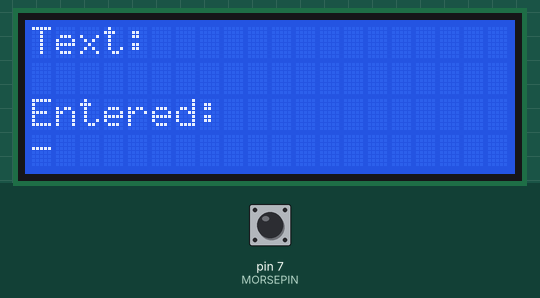
A sketch run on a simulated Arduino Uno, built with avr-gcc and run on an emulated ATmega328P. Parts: 20×4 character LCD. The inputs (shaded band) are chosen by the test bench; at power-on: pin 7 (MORSEPIN) LOW. What the sketch prints to the serial monitor is not drawn.

Above: at 1.2 s.
1.3 s: pin 7 (MORSEPIN) driven HIGH
3.4 s: pin 7 (MORSEPIN) driven LOW
At 3.47 s:
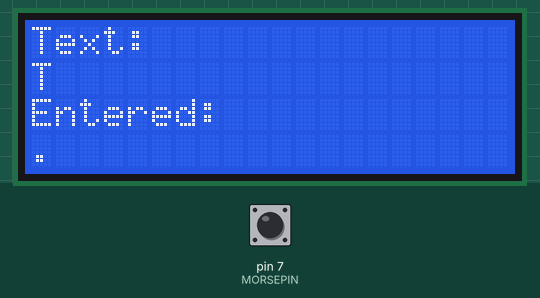
5.0 s: pin 7 (MORSEPIN) driven HIGH
7.1 s: pin 7 (MORSEPIN) pulsed LOW 2 times (0.12 s each, 0.3 s apart)
At 8.6 s:
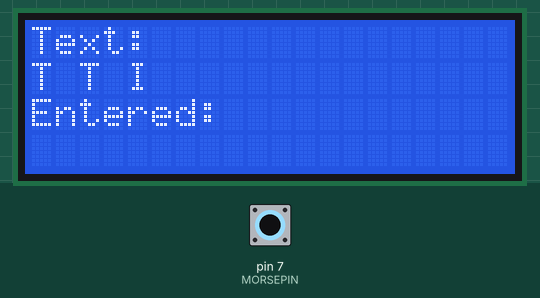
9.6 s: pin 7 (MORSEPIN) pulsed LOW 2 times (0.12 s each, 0.3 s apart)
Timing chart, 0 to 12.6 s (numbered marks = the images above; inputs shaded):
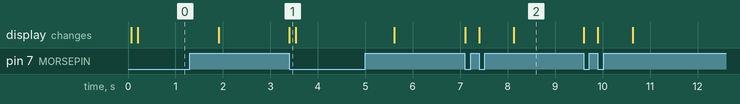

The sketch:

MorseLCD1B.ino
```cpp
#include <LiquidCrystal.h>
#include<string.h>

/* Connections for the LCD (LCD-pin: conection)
 * 1: gnd
 * 2: +5V
 * 3: potentiometer to change contrast for letters
 * 4: pin 8
 * 5: gnd
 * 6: pin 9
 * 7:
 * 8:
 * 9:
 * 10:
 * 11: pin 10
 * 12: pin 11
 * 13: pin 12
 * 14: pin 13
 * 15: +5V (through potentiometer or resistor to change background brightness)
 * 16: gnd
 */

#define BTNPRESSED 0        //set to 1 if push-to-make switch is used
#define LCDWIDTH 20         //Width of LCD
#define LCDHEIGHT 4         //height of lcd
#define MORSEPIN 7          //the pin that btn is connected to
#define BREAKCHAR 600       //time before translating whats written
#define ADDSPACE 1000       //time before adding a space
#define SHORT_MIN 0         //minimum time for btn press to be counted as a '.'
#define SHORT_MAX 100       //maximum time for btn press to be counted as a '.'
#define LONG_MIN 110        //minimum time for btn press to be counted as a '-'
#define LONG_MAX 1000000    //maximum time for btn press to be counted as a '-'. Intentionally large so it will be similar to no max

//Create LCD object
LiquidCrystal lcd(8, 9, 10, 11, 12, 13 );

void setup() {
  pinMode(MORSEPIN, INPUT);
  Serial.begin(9600);
  // set up the LCD's number of columns and rows:
  lcd.begin(LCDWIDTH, LCDHEIGHT);
  lcd.print("Text:");
  lcd.setCursor(0,2);
  lcd.print("Entered:");
}


void loop() {
  static int written3 = 0, spaceCounter = 0;          //writen3: number of chars written on line 4, spaceCounter: used to store measured time in between button presses
  static char buf[21] = {0};                          //buf: Where the '.' and '-' are stored before they are translated
  static int bufIdx = 0, textIdx = 0;                 //bufIdx: , textIdx: keeps track of how many chars are written on line 2
  int button_pressed_time = 0;                        //button_prssed_time: stores the measured time for how long the button is pressed

  //Prints entered char and clears buf and line 4
  if (spaceCounter >= BREAKCHAR){
    lcd.setCursor(textIdx, 1);
    char c = morseToChar(buf);
    lcd.print(c);
    Serial.print(c);
    textIdx++;
    clearArray(buf,21);
    clearLine(3);
    bufIdx = 0;
    written3 = 0;
  }
  //makes sure that there is no buffer overflow in buf
  if (written3 >= 20){
    clearLine(3);
    clearArray(buf, 21);
    written3 = 0;
  }

  //pause here until a button is pressed, no spaces are printed after exiting the last while loop until a btn is pressed.
  while(digitalRead(MORSEPIN)!=BTNPRESSED){
    //to avoid integer overflow
    if (spaceCounter <= ADDSPACE){
      spaceCounter++;
    }
    delay(1);
  }

  if (spaceCounter >= ADDSPACE){
    Serial.print(' ');
    //Do not need to print a space on LCD, just move cursor
    textIdx++;
  }
  //reset after use
  spaceCounter = 0;

  //resets the line if the line is full
  if (textIdx >= LCDWIDTH){
    clearLine(1);
    textIdx = 0;
  }

  //measures the time the button is pressed
  while (digitalRead(MORSEPIN)==BTNPRESSED){
    button_pressed_time++;
    delay(1);

    //displays '.' or '-' even before button is released to help user
    if (button_pressed_time > SHORT_MIN && button_pressed_time < SHORT_MAX){
      lcd.setCursor(written3,3);
      lcd.print(".");
    }
    else if (button_pressed_time > LONG_MIN){
      lcd.setCursor(written3,3);
      lcd.print("-");
    }

  }

  //if short '.'
  if (button_pressed_time > SHORT_MIN && button_pressed_time < SHORT_MAX){
    buf[bufIdx] = '.';
    bufIdx++;
    written3++;
    spaceCounter = 0;
  }
  //if long '-'
  else if (button_pressed_time > LONG_MIN && button_pressed_time < LONG_MAX){
    buf[bufIdx] = '-';
    bufIdx++;
    written3++;
    spaceCounter = 0;
  }

  //pause here until button is released to avoid regestering multiple presses
  while(digitalRead(MORSEPIN)==BTNPRESSED){
    delay(1);
  }

  //Loop to measure time between button presses
  while (digitalRead(MORSEPIN)!=BTNPRESSED){
    delay(1);
    if (spaceCounter <= BREAKCHAR){
        spaceCounter++;
    } else{
      break;
    }
  }


}


//Translates morse to text
char morseToChar(char str[]){
    //A,B,...,Y,Z
    char *alphamorse[] = {".-","-...","-.-.","-..",".","..-.","--.","....","..",".---",
                    "-.-",".-..","--","-.","---",".--.","--.-",".-.","...","-","..-",
                    "...-",".--","-..-","-.--","--.."};
    int alen = 26;
    // 0,1,...,9
    char *nummorse[] = {"-----",".----","..---","...--","....-",".....","-....","--...","---..","----."};
    int nlen = 10;

    for (int i = 0; i < alen; i++){
        int r = strcmp(str, alphamorse[i]);
        if (r == 0){
            return (char)(i+'A');
        }
    }

    for (int i = 0; i < nlen; i++){
        int r = strcmp(str, nummorse[i]);
        if (r == 0){
            switch (i){
                case 0:
                    return '0';
                case 1:
                    return '1';
                case 2:
                    return '2';
                case 3:
                    return '3';
                case 4:
                    return '4';
                case 5:
                    return '5';
                case 6:
                    return '6';
                case 7:
                    return '7';
                case 8:
                    return '8';
                case 9:
                    return '9';
            }
        }
    }
    //if no match as found
    return '?';
}


void clearLine(int line){
  char arr[21] = {0};
  for (int i = 0; i < 20; i++){
    arr[i] = ' ';
  }
  lcd.setCursor(0,line);
  lcd.print(arr);
  return NULL;
}

void clearArray(char *arr, int len){
  for (int i = 0; i < len; i++){
    arr[i] = 0;
  }
  return NULL;
}
```

Measured:
- after the input at 3.4 s, the display: changes at once (image 1)
- after the input at 7.1 s, the display: first changes at once (image 2 shows a later state)
